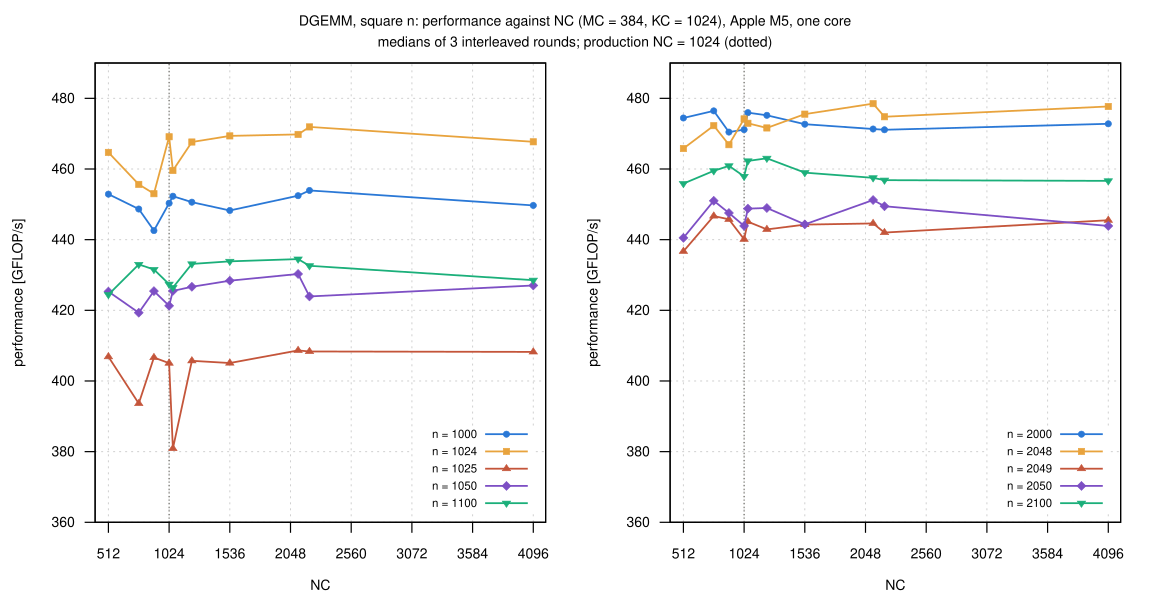

This figure's gnuplot source:
load "_style.gp"
set terminal svg size 1150,600 dynamic enhanced font "Helvetica,14" background rgb "white"
set output "coarse_nc.svg"
set multiplot layout 1,2 title "DGEMM, square n: performance against NC (MC = 384, KC = 1024), Apple M5, one core\nmedians of 3 interleaved rounds; production NC = 1024 (dotted)" font ",14"
set xlabel "NC"
set ylabel "performance [GFLOP/s]"
set xrange [400:4200]
set xtics 512, 512, 4096
set yrange [360:490]
set key bottom right font ",11.5" spacing 1.0
set arrow 1 from 1024, graph 0 to 1024, graph 1 nohead ls 9
F = D."coarse.csv"
s(n) = column("MC")==384 && column("KC")==1024 && column("n")==n ? column("gflops") : NaN
N = "1000 1024 1025 1050 1100"
plot for [i=1:5] F using "NC":(s(int(word(N,i)))) with linespoints lw 1.8 lc rgb SC[i] pt SP[i] ps 0.6 title "n = ".word(N,i)
N = "2000 2048 2049 2050 2100"
replot
unset multiplot
